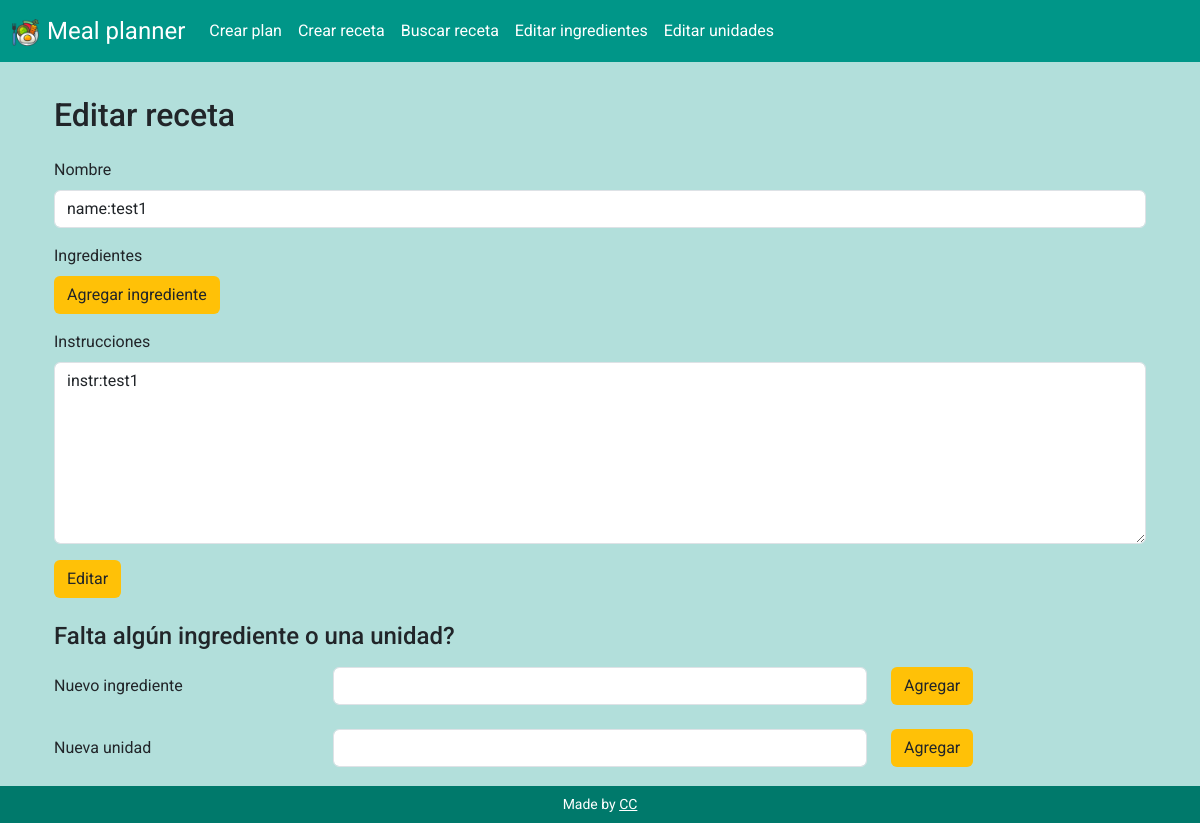
/edit_recipe?recipe_id=1, run on an earlier commit of the app's database.
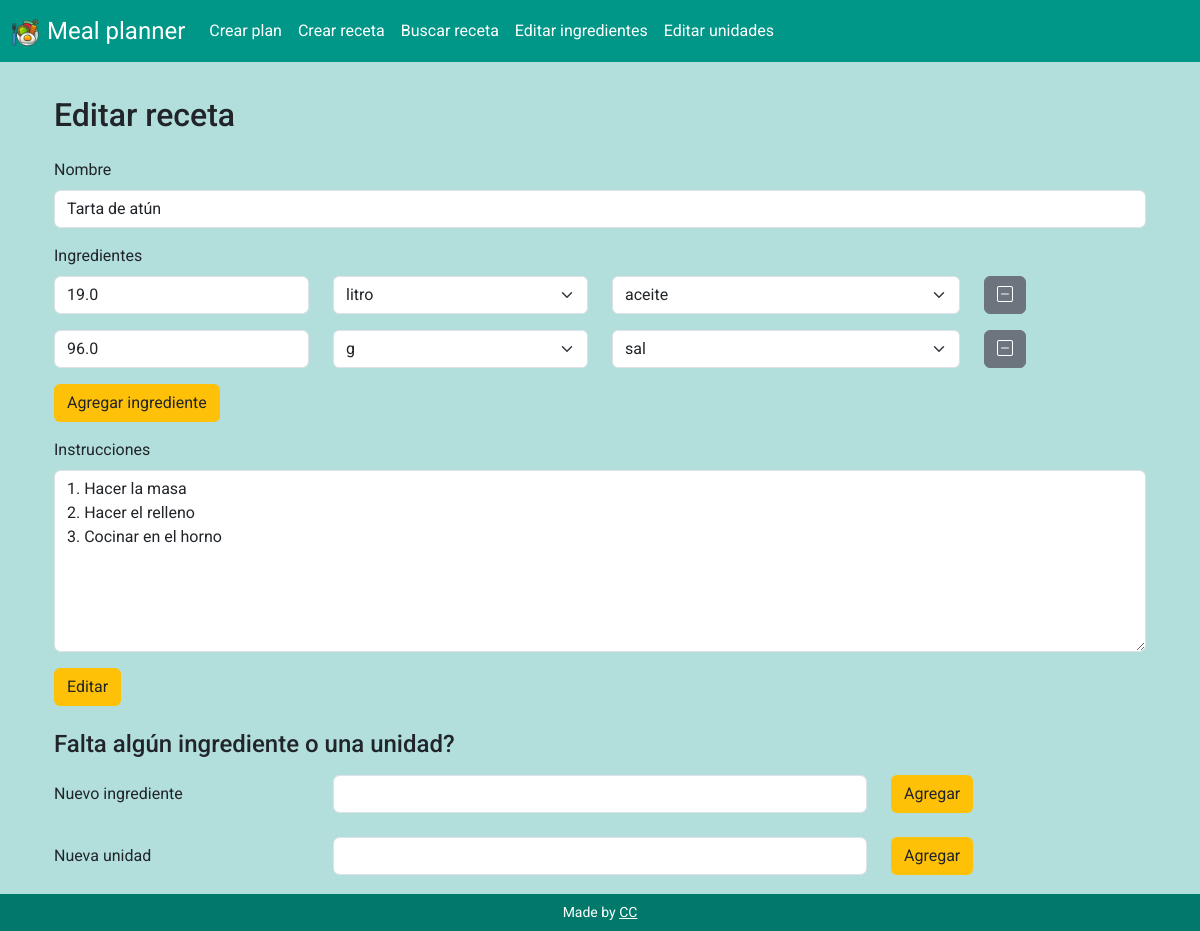
And on a later commit of the database.
### tables this page shows
CREATE TABLE recipes (id INTEGER PRIMARY KEY AUTOINCREMENT NOT NULL, name TEXT NOT NULL, instructions TEXT NOT NULL);

CREATE TABLE ing_used (recipe_id INTEGER NOT NULL, ing_id INTEGER NOT NULL, quantity FLOAT NOT NULL, unit_id INTEGER NOT NULL, FOREIGN KEY (recipe_id) REFERENCES recipes(id), FOREIGN KEY (ing_id) REFERENCES ingredients(id), FOREIGN KEY (unit_id) REFERENCES units(id));

### app.py (the view)
@app.route("/edit_recipe", methods=["GET", "POST"])
def edit_recipe():
    if request.method == "POST":
        result = request.form
        recipe_id = request.form.get("recipe_id")
        recipe_name = request.form.get("recipe_name")
        if not recipe_name:
            return render_template('result.html', msg = "Please complete a recipe name")
        recipe_name = recipe_name.capitalize()
        instructions = request.form.get("recipe_instructions")
        if not instructions:
            return render_template('result.html', msg = "Please complete instructions for the recipe")
        try:
            with sqlite3.connect('meal_planner.db') as con:
                cur = con.cursor()
                cur.execute("UPDATE recipes SET name = ?, instructions = ? WHERE id = ?", (recipe_name, instructions, recipe_id))
                cur.execute("DELETE FROM ing_used WHERE recipe_id = ?", (recipe_id,))
                query_values = {}
                for input_name, input_value in result.items():
                    if input_name != "recipe_name" and input_name != "recipe_instructions" and input_name != "recipe_id":
                        number = input_name.split("_")[1]
                        category = input_name.split("_")[0]
                        if number not in query_values:
                            query_values[number] = [recipe_id, None, None, None]
                        if category == "ingredient":
                            query_values[number][1] = input_value
                        if category == "quantity":
                            query_values[number][2] = input_value
                        if category == "unit":
                            query_values[number][3] = input_value
                for row in query_values.values():
                    cur.execute("INSERT INTO ing_used (recipe_id, ing_id, quantity, unit_id) VALUES (?,?,?,?)", tuple(row))
                con.commit()
                msg = "Record successfully edited in the database"
        except Exception as e:
            con.rollback()
            msg = "Please try again. There was an error in the UPDATE: " + str(e)
        finally:
            con.close()
            return render_template('result.html', msg=msg)
    else:
        recipe_id = request.args.get("recipe_id")
        return display_edit_recipe(recipe_id)

### app.py (called while the page is built)
def db_connect():
    con = sqlite3.connect("meal_planner.db")
    con.row_factory = sqlite3.Row
    cur = con.cursor()
    return cur

def db_close(con):
    con.close()

@app.after_request
def after_request(response):
    response.headers["Cache-Control"] = "no-cache, no-store, must-revalidate"
    response.headers["Expires"] = 0
    response.headers["Pragma"] = "no-cache"
    return response

### templates/edit_recipe.html (shortened to what the changed rows need)
{% extends "layout.html" %}
{% block main %}
<div class="container-fluid">
    <h2 class="pb-3">Editar receta</h2>
    <form action="/edit_recipe" method="post" class="mb-4">
        <div class="mb-3">
            <label for="recipe_name" class="form-label">Nombre</label>
            <input autofocus type="text" class="form-control" id="recipe_name" name="recipe_name"
                value="{{ recipe[0]['name'] }}">
        </div>
        <section id="ingredients">
            {% for ing in ing_used %}
            <div class="row mb-2" id="ing_{{ loop.index }}">
                <div class="col-sm-3 mb-2">
                    <input type="number" class="form-control" id="quantity_{{ loop.index }}" placeholder="Cantidad"
                        name="quantity_{{ loop.index }}" value="{{ ing["quantity"] }}" min="0" step="0.01">
                </div>
                <div class="col-sm-3 mb-2">
                    <select class="form-select  select-units" id="unit_{{ loop.index }}" name="unit_{{ loop.index }}">
                        {% for unit in units %}
                        {% if unit['id'] == ing['unit_id'] %}
                        <option value="{{unit['id']}}" selected>{{unit["name"]}}</option>
                        {% else %}
                        <option value="{{unit['id']}}">{{unit["name"]}}</option>
                        {% endif %}
                        {% endfor %}
                    </select>
                </div>
                <div class="col-sm-4 mb-2">
                    <select class="form-select select-ingredients" id="ingredient_{{ loop.index }}"
                        name="ingredient_{{ loop.index }}">
                        {% for ingredient in ingredients %}
                            {% if ingredient['id'] == ing['ing_id'] %}
                            <option value="{{ingredient['id']}}" selected>{{ingredient["name"]}}</option>
                            {% else %}
                            <option value="{{ingredient['id']}}">{{ingredient["name"]}}</option>
                            {% endif %}
                        {% endfor %}
                    </select>
                </div>
                <div class="col-auto mb-2">
                    <button type="button" class="btn btn-secondary minus-button" id="remove_ing_input_{{ loop.index }}">
                        <i class="bi bi-dash-square" id="remove_icon_{{ loop.index }}"></i>
                    </button>
                </div>
            </div>
            {% endfor %}
        </section>
        <div class="mb-3">
            <label for="recipe_instructions" class="form-label">Instrucciones</label>
            <textarea rows="7" class="form-control" id="recipe_instructions"
                name="recipe_instructions">{{ recipe[0]['instructions']}}</textarea>
        </div>
    </form>
</div>
{% endblock %}

What changed in the data, as far as the page shows it:
changed recipes: recipe_name "name:test1" → "Tarta de atún"; recipe_instructions "instr:test1" → "1. Hacer la masa 2. Hacer el relleno 3. Cocinar en el horno"
added ing_used: quantity "19.0"
added ing_used: quantity "96.0"
